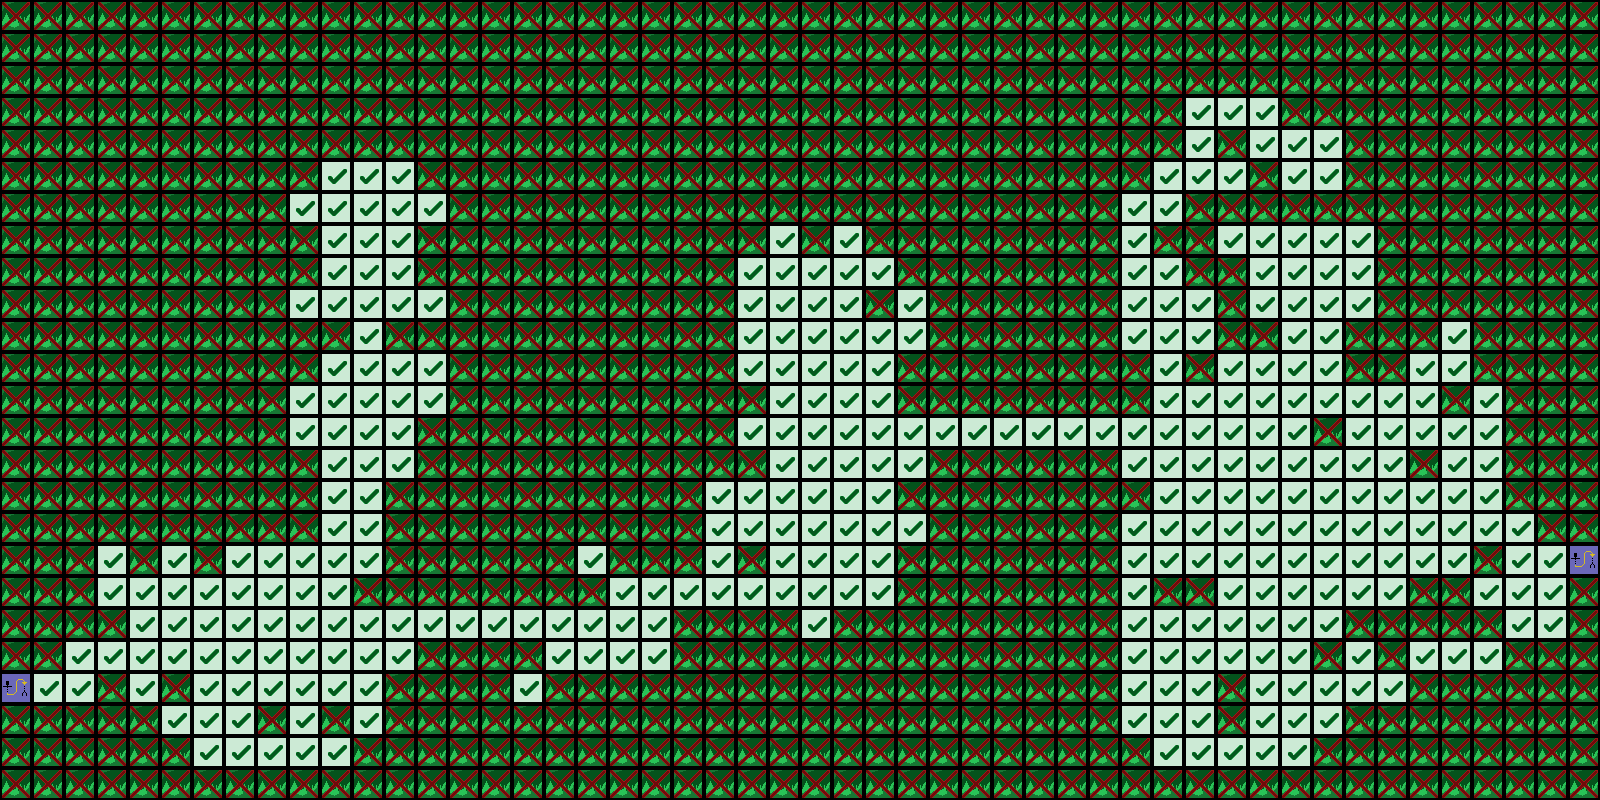

Below is a game level as drawn by its tile map, then a one-line description and the .tmx that defines it (tile-layer data replaced by summaries):
An orthogonal 50x25 tile map with 32x32 px tiles, 7 tile layers (Água, Camada de Tiles 2, Camada de Tiles 4, Camada de Tiles 5, ...), 3 tilesets.

<map version="1.4" tiledversion="1.4.2" orientation="orthogonal" renderorder="right-down" width="50" height="25" tilewidth="32" tileheight="32" infinite="0" nextlayerid="8" nextobjectid="1">
 <tileset firstgid="1" source="TilesPropriedade.tsx" />
 <tileset firstgid="9" source="Tiles1.tsx" />
 <tileset firstgid="177" source="Tiles2.tsx" />
 <layer id="1" name="Água" width="50" height="25">
  <data>[1250 cells, 1250 non-empty, 10 distinct tile ids]</data>
 </layer>
 <layer id="2" name="Camada de Tiles 2" width="50" height="25">
  <data>[1250 cells, 811 non-empty, 27 distinct tile ids]</data>
 </layer>
 <layer id="3" name="Camada de Tiles 4" width="50" height="25">
  <data>[1250 cells, 155 non-empty, 36 distinct tile ids]</data>
 </layer>
 <layer id="4" name="Camada de Tiles 5" width="50" height="25">
  <data>[1250 cells, 144 non-empty, 32 distinct tile ids]</data>
 </layer>
 <layer id="5" name="Camada de Tiles 3" width="50" height="25">
  <data>[1250 cells, 8 non-empty, 2 distinct tile ids]</data>
 </layer>
 <layer id="6" name="Overlay" width="50" height="25">
  <properties>
   <property name="type" value="1" />
  </properties>
  <data>[1250 cells, 59 non-empty, 7 distinct tile ids]</data>
 </layer>
 <layer id="7" name="Propriedade" width="50" height="25">
  <properties>
   <property name="type" value="2" />
  </properties>
  <data>[1250 cells, 1250 non-empty, 3 distinct tile ids]</data>
 </layer>
</map>
